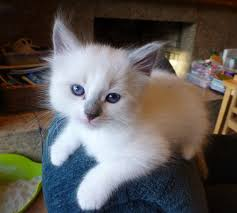
#> input picture src/img/image.jpeg, 237 x 213 px, found by its file name
$ python main.py
#> lines starting #> are read from the running program, lines starting #| are printed output that depends on the picture; after the words box and inside, x2 and y2 are one past the last pixel; in counts of white or black regions, pixels touching at a corner belong together
import cv2
import numpy


img = cv2.imread('./src/img/image.jpeg')
#> img is the input picture: shape (213, 237, 3); mean B, G, R 87.5, 91.1, 96.2

# [9 lines of commented-out code are left out]

newImg = numpy.zeros(img.shape, dtype='uint8')

img = cv2.cvtColor(img, cv2.COLOR_BGR2GRAY)
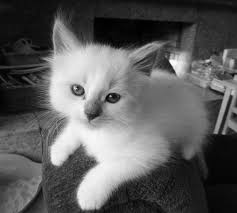
#> img: shape (213, 237); min 0, max 252, mean 92.2

img = cv2.GaussianBlur(img,(5,5), 0)

img = cv2.Canny(img, 100, 140)
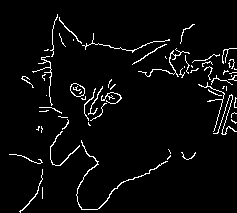
#> img: shape (213, 237); 4% white in thin lines or dots, all inside (x1, y1, x2, y2) = (9, 14, 237, 213)

con, hir = cv2.findContours(img, cv2.RETR_LIST, cv2.CHAIN_APPROX_NONE)
#> con = 65 contours, 59 with area under 20; largest, box (x1, y1, x2, y2) and area: (70, 83, 85, 97) 140, (70, 83, 85, 97) 131, (76, 140, 168, 210) 70, (50, 131, 80, 166) 30, (138, 48, 190, 77) 28, (19, 169, 43, 213) 20; hir = 65 rows, first 6: [1, -1, -1, -1], [2, 0, -1, -1], [3, 1, -1, -1], [4, 2, -1, -1], [5, 3, -1, -1], [6, 4, -1, -1]

cv2.drawContours(newImg, con, -1, (95,123,12),thickness=2)
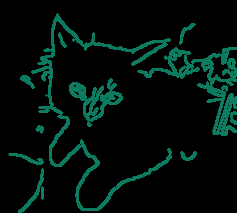
#> newImg: shape (213, 237, 3); mean of channels 0, 1, 2 12.1, 15.7, 1.5; drawn as B, G, R


#print(con)

cv2.imshow('1', newImg)

cv2.waitKey(0)
